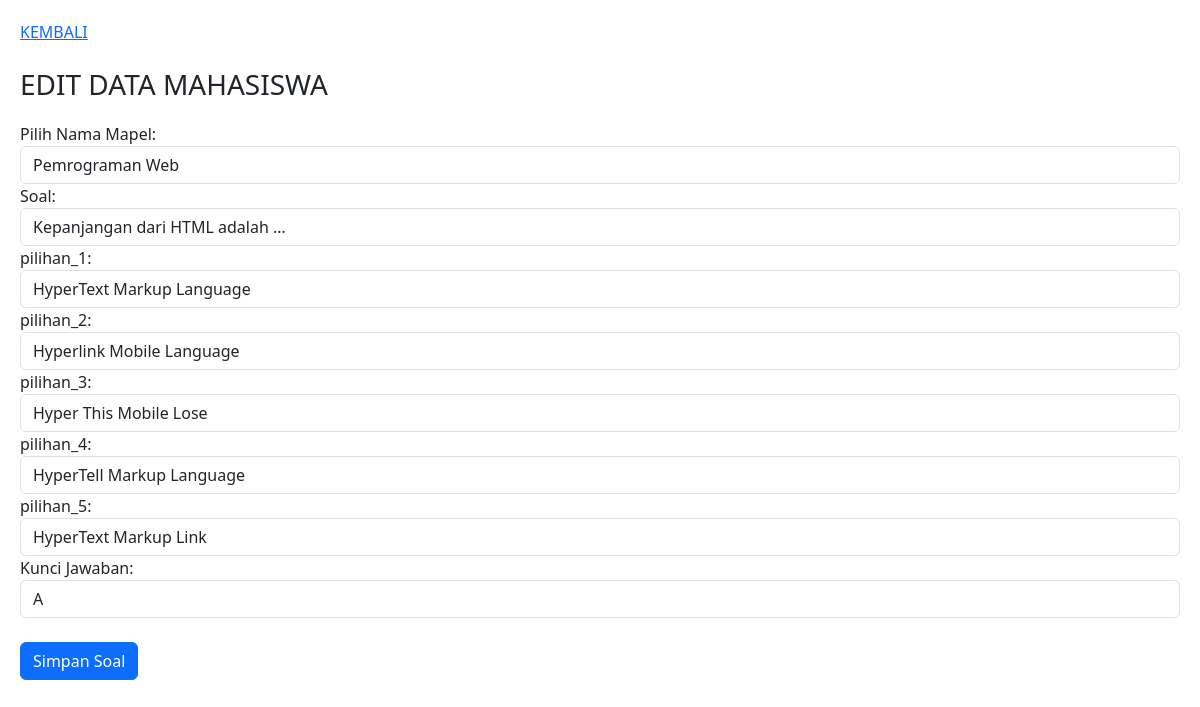
The app's page /ubah.php?id_soal=1 with its own data.
### tables this page shows
CREATE TABLE `soal` (
  `id_soal` int(5) NOT NULL,
  `id_ujian` int(5) NOT NULL,
  `soal` text NOT NULL,
  `pilihan_1` text NOT NULL,
  `pilihan_2` text NOT NULL,
  `pilihan_3` text NOT NULL,
  `pilihan_4` text NOT NULL,
  `pilihan_5` text NOT NULL,
  `kunci` int(2) NOT NULL,
  `urut` int(5) NOT NULL
);

CREATE TABLE `ujian` (
  `id_ujian` int(5) NOT NULL,
  `nama_mapel` varchar(50) NOT NULL,
  `tanggal` date NOT NULL,
  `waktu` int(5) NOT NULL,
  `jml_soal` int(3) NOT NULL,
  `id_guru` int(5) NOT NULL
);

### functions.php (called while the page is built, shortened)
<?php
$conn = mysqli_connect("localhost", "root", "", "ujianonline");
function query($query)
{
    global $conn;
    $result = mysqli_query($conn, $query);
    $rows = [];
    while ($row = mysqli_fetch_assoc($result)) {
        $rows[] = $row;
    }
    return $rows;
}

### ubah.php (the view, shortened to what this page needs)
<?php
require 'functions.php';
$id = $_GET["id_soal"];
$soal = query("SELECT * FROM soal WHERE id_soal = $id")[0];
$ujian = query("SELECT * FROM ujian");
?>
<!DOCTYPE html>
<html>
<head>
<link href="https://cdn.jsdelivr.net/npm/bootstrap@5.3.2/dist/css/bootstrap.min.css" rel="stylesheet">
</head>
<body>
    <a href="view_ubah.php">KEMBALI</a>
    <br>
    <br>
    <h3>EDIT DATA MAHASISWA</h3>
        <form method="post" action="" enctype="multipart/form-data">
            <div class="form-group">
            <label for="id_ujian">Pilih Nama Mapel:</label>
            <select class="form-control" id="id_ujian" name="id_ujian" required>
                <?php foreach ($ujian as $data) : ?>
                    <option value="<?= $data["id_ujian"]; ?>" <?php echo ($data['id_ujian'] == $soal['id_ujian']) ? 'selected' : ''; ?>>
                        <?= $data["nama_mapel"]; ?>
                    </option>
                <?php endforeach; ?>
            </select>
        </div>
        <div class="form-group">
            <label for="soal">Soal:</label>
            <input type="text" class="form-control" id="soal" name="soal" value="<?php echo $soal['soal']; ?>">
        </div>
        <div class="form-group">
            <label for="pilihan_1">pilihan_1:</label>
            <input type="text" class="form-control" id="pilihan_1" name="pilihan_1" value="<?php echo $soal['pilihan_1']; ?>">
        </div>
        <div class="form-group">
            <label for="pilihan_2">pilihan_2:</label>
            <input type="text" class="form-control" id="pilihan_2" name="pilihan_2" value="<?php echo $soal['pilihan_2']; ?>">
        </div>
        <div class="form-group">
            <label for="pilihan_3">pilihan_3:</label>
            <input type="text" class="form-control" id="pilihan_3" name="pilihan_3" value="<?php echo $soal['pilihan_3']; ?>">
        </div>
        <div class="form-group">
            <label for="pilihan_4">pilihan_4:</label>
            <input type="text" class="form-control" id="pilihan_4" name="pilihan_4" value="<?php echo $soal['pilihan_4']; ?>">
        </div>
        <div class="form-group">
            <label for="pilihan_5">pilihan_5:</label>
            <input type="text" class="form-control" id="pilihan_5" name="pilihan_5" value="<?php echo $soal['pilihan_5']; ?>">
        </div>
                <tr>
                    <td>Kunci Jawaban:</td>
                    <td>
                        <select class="form-control" name="kunci" required>
                            <option value="1" <?= ($soal["kunci"] == 1) ? 'selected' : ''; ?>>A</option>
                        </select>
                    </td>
                </tr>
                <tr>
                    <br>
                    <td>
                        <button type="submit" name="submit" value="SIMPAN" class="btn btn-primary">Simpan Soal</button>
                    </td>
                </tr>
        </form>
</body>
</html>

### ubah.php (style rules this page uses)
body { padding: 20px; }
h3 { margin-bottom: 20px; }

### records on screen
soal: id_ujian "Pemrograman Web", soal "Kepanjangan dari HTML adalah …", pilihan_1 "HyperText Markup Language", pilihan_2 "Hyperlink Mobile Language", pilihan_3 "Hyper This Mobile Lose", pilihan_4 "HyperTell Markup Language", pilihan_5 "HyperText Markup Link", kunci "A"
